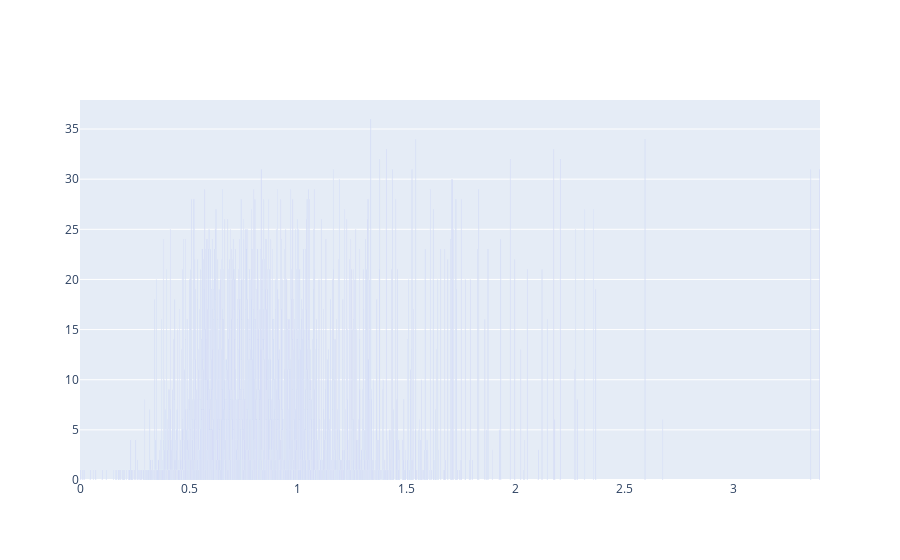

Source (notebook cell):
### Code cell
# YOUR CODE HERE

df_change=df['Total_Amt_Chng_Q4_Q1']
count1 = df_change.value_counts()

fig = go.Figure(
                # Definimos los datos para crear una figura.
                data = [
                        # Definimos la primera serie de datos de nuestra figura.
                        # Tipo de visualización. En este caso definimos un gráfico de barras.
                        go.Bar(
                                x = df['Total_Amt_Chng_Q4_Q1'].unique().tolist(), # Eje x. En este caso corresponde a los nombres de las categorias del eje.
                                y = df_change.value_counts() # Eje y. En este caso corresponde a la frecuencia observada para cada categoria.
                              )
                       ]
                )
# Mostramos la figura.
fig.show()

### Figure 1 — Plotly figure (JSON) as saved in the notebook; plotly's stock layout.template omitted (floating-point values rounded to 4 significant figures; data arrays with more than 128 entries replaced by an {"elided": "..."} marker saying what was removed)
{"data": [{"type": "bar", "x": {"elided": "1158 float values"}, "y": {"elided": "1158 int values"}}], "layout": {}}
